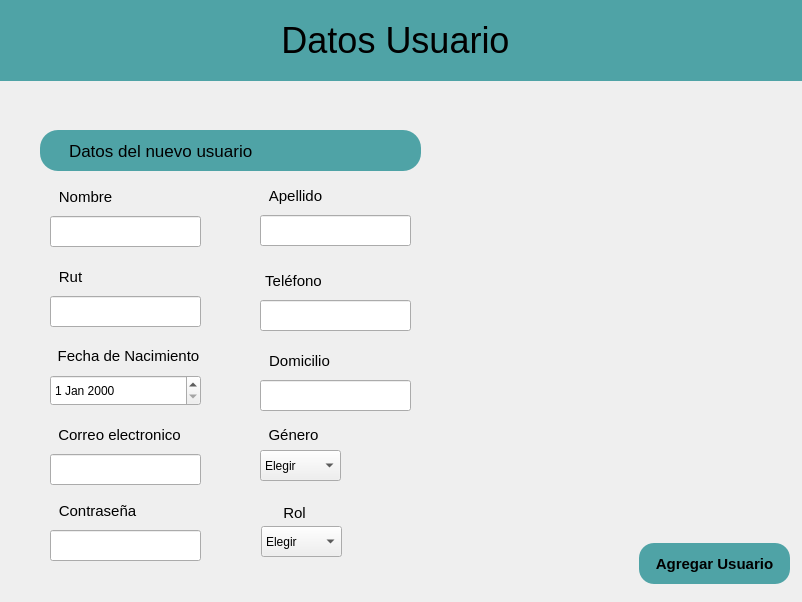
<?xml version="1.0" encoding="UTF-8"?>
<ui version="4.0">
 <class>UsuarioNuevo</class>
 <widget class="QMainWindow" name="UsuarioNuevo">
  <property name="geometry">
   <rect>
    <x>0</x>
    <y>0</y>
    <width>802</width>
    <height>602</height>
   </rect>
  </property>
  <property name="windowTitle">
   <string>Hotel</string>
  </property>
  <property name="windowIcon">
   <iconset>
    <normaloff>../Recursos/HotelMascota.png</normaloff>../Recursos/HotelMascota.png</iconset>
  </property>
  <widget class="QWidget" name="centralwidget">
   <widget class="QLabel" name="labelTitulo">
    <property name="geometry">
     <rect>
      <x>-20</x>
      <y>0</y>
      <width>831</width>
      <height>81</height>
     </rect>
    </property>
    <property name="font">
     <font>
      <family>Arial</family>
      <pointsize>27</pointsize>
      <weight>50</weight>
      <bold>false</bold>
     </font>
    </property>
    <property name="styleSheet">
     <string notr="true">background-color: rgb(79, 163, 166);</string>
    </property>
    <property name="text">
     <string>Datos Usuario</string>
    </property>
    <property name="alignment">
     <set>Qt::AlignCenter</set>
    </property>
   </widget>
   <widget class="QPushButton" name="BtnAtras">
    <property name="geometry">
     <rect>
      <x>20</x>
      <y>15</y>
      <width>51</width>
      <height>51</height>
     </rect>
    </property>
    <property name="cursor">
     <cursorShape>PointingHandCursor</cursorShape>
    </property>
    <property name="styleSheet">
     <string notr="true">background-color: rgb(79, 163, 166);
border-radius: 10px;</string>
    </property>
    <property name="text">
     <string/>
    </property>
    <property name="icon">
     <iconset>
      <normaloff>../Recursos/FotoBtnAtras.png</normaloff>../Recursos/FotoBtnAtras.png</iconset>
    </property>
    <property name="iconSize">
     <size>
      <width>50</width>
      <height>50</height>
     </size>
    </property>
   </widget>
   <widget class="QLabel" name="labelDatosNuevoUsuario">
    <property name="geometry">
     <rect>
      <x>40</x>
      <y>130</y>
      <width>381</width>
      <height>41</height>
     </rect>
    </property>
    <property name="font">
     <font>
      <family>Arial</family>
      <pointsize>13</pointsize>
     </font>
    </property>
    <property name="styleSheet">
     <string notr="true">background-color: rgb(79, 163, 166);
border-radius: 18%;</string>
    </property>
    <property name="text">
     <string>Datos del nuevo usuario</string>
    </property>
    <property name="alignment">
     <set>Qt::AlignLeading|Qt::AlignLeft|Qt::AlignVCenter</set>
    </property>
    <property name="indent">
     <number>29</number>
    </property>
   </widget>
   <widget class="QLabel" name="labelIconFlechaAbajo">
    <property name="geometry">
     <rect>
      <x>359</x>
      <y>136</y>
      <width>31</width>
      <height>31</height>
     </rect>
    </property>
    <property name="text">
     <string/>
    </property>
    <property name="pixmap">
     <pixmap>../Recursos/IconFlechaAbajo.png</pixmap>
    </property>
    <property name="scaledContents">
     <bool>true</bool>
    </property>
   </widget>
   <widget class="QLabel" name="labelFotoPerrito">
    <property name="geometry">
     <rect>
      <x>507</x>
      <y>191</y>
      <width>281</width>
      <height>271</height>
     </rect>
    </property>
    <property name="text">
     <string/>
    </property>
    <property name="pixmap">
     <pixmap>../Recursos/FotoPerrito.png</pixmap>
    </property>
    <property name="scaledContents">
     <bool>true</bool>
    </property>
   </widget>
   <widget class="QLabel" name="labelNombre">
    <property name="geometry">
     <rect>
      <x>35</x>
      <y>176</y>
      <width>101</width>
      <height>41</height>
     </rect>
    </property>
    <property name="font">
     <font>
      <family>Arial</family>
      <pointsize>11</pointsize>
     </font>
    </property>
    <property name="text">
     <string>Nombre</string>
    </property>
    <property name="alignment">
     <set>Qt::AlignCenter</set>
    </property>
   </widget>
   <widget class="QLineEdit" name="inputNombre">
    <property name="geometry">
     <rect>
      <x>50</x>
      <y>216</y>
      <width>151</width>
      <height>31</height>
     </rect>
    </property>
    <property name="font">
     <font>
      <family>Arial</family>
      <pointsize>10</pointsize>
     </font>
    </property>
    <property name="text">
     <string/>
    </property>
   </widget>
   <widget class="QLabel" name="labelApellido">
    <property name="geometry">
     <rect>
      <x>245</x>
      <y>175</y>
      <width>101</width>
      <height>41</height>
     </rect>
    </property>
    <property name="font">
     <font>
      <family>Arial</family>
      <pointsize>11</pointsize>
     </font>
    </property>
    <property name="text">
     <string>Apellido</string>
    </property>
    <property name="alignment">
     <set>Qt::AlignCenter</set>
    </property>
   </widget>
   <widget class="QLineEdit" name="inputApellido">
    <property name="geometry">
     <rect>
      <x>260</x>
      <y>215</y>
      <width>151</width>
      <height>31</height>
     </rect>
    </property>
    <property name="font">
     <font>
      <family>Arial</family>
      <pointsize>10</pointsize>
     </font>
    </property>
    <property name="text">
     <string/>
    </property>
   </widget>
   <widget class="QLineEdit" name="inputRut">
    <property name="geometry">
     <rect>
      <x>50</x>
      <y>296</y>
      <width>151</width>
      <height>31</height>
     </rect>
    </property>
    <property name="font">
     <font>
      <family>Arial</family>
      <pointsize>10</pointsize>
     </font>
    </property>
    <property name="text">
     <string/>
    </property>
    <property name="echoMode">
     <enum>QLineEdit::Normal</enum>
    </property>
   </widget>
   <widget class="QLabel" name="labelRut">
    <property name="geometry">
     <rect>
      <x>20</x>
      <y>256</y>
      <width>101</width>
      <height>41</height>
     </rect>
    </property>
    <property name="font">
     <font>
      <family>Arial</family>
      <pointsize>11</pointsize>
     </font>
    </property>
    <property name="text">
     <string>Rut</string>
    </property>
    <property name="alignment">
     <set>Qt::AlignCenter</set>
    </property>
   </widget>
   <widget class="QLabel" name="labelFechaNacimiento">
    <property name="geometry">
     <rect>
      <x>53</x>
      <y>335</y>
      <width>151</width>
      <height>41</height>
     </rect>
    </property>
    <property name="font">
     <font>
      <family>Arial</family>
      <pointsize>11</pointsize>
     </font>
    </property>
    <property name="text">
     <string>Fecha de Nacimiento</string>
    </property>
    <property name="alignment">
     <set>Qt::AlignCenter</set>
    </property>
   </widget>
   <widget class="QDateEdit" name="dateEditFechaNacimiento">
    <property name="geometry">
     <rect>
      <x>50</x>
      <y>375</y>
      <width>151</width>
      <height>31</height>
     </rect>
    </property>
   </widget>
   <widget class="QLineEdit" name="inputCorreoElectronico">
    <property name="geometry">
     <rect>
      <x>50</x>
      <y>454</y>
      <width>151</width>
      <height>31</height>
     </rect>
    </property>
    <property name="font">
     <font>
      <family>Arial</family>
      <pointsize>10</pointsize>
     </font>
    </property>
    <property name="text">
     <string/>
    </property>
   </widget>
   <widget class="QLabel" name="labelCorreoElectronico">
    <property name="geometry">
     <rect>
      <x>54</x>
      <y>414</y>
      <width>131</width>
      <height>41</height>
     </rect>
    </property>
    <property name="font">
     <font>
      <family>Arial</family>
      <pointsize>11</pointsize>
     </font>
    </property>
    <property name="text">
     <string>Correo electronico</string>
    </property>
    <property name="alignment">
     <set>Qt::AlignCenter</set>
    </property>
   </widget>
   <widget class="QLabel" name="labelDomicilio">
    <property name="geometry">
     <rect>
      <x>234</x>
      <y>340</y>
      <width>131</width>
      <height>41</height>
     </rect>
    </property>
    <property name="font">
     <font>
      <family>Arial</family>
      <pointsize>11</pointsize>
     </font>
    </property>
    <property name="text">
     <string>Domicilio</string>
    </property>
    <property name="alignment">
     <set>Qt::AlignCenter</set>
    </property>
   </widget>
   <widget class="QLineEdit" name="inputDomicilio">
    <property name="geometry">
     <rect>
      <x>260</x>
      <y>380</y>
      <width>151</width>
      <height>31</height>
     </rect>
    </property>
    <property name="font">
     <font>
      <family>Arial</family>
      <pointsize>10</pointsize>
     </font>
    </property>
    <property name="text">
     <string/>
    </property>
   </widget>
   <widget class="QLabel" name="labelTelefono">
    <property name="geometry">
     <rect>
      <x>258</x>
      <y>260</y>
      <width>71</width>
      <height>41</height>
     </rect>
    </property>
    <property name="font">
     <font>
      <family>Arial</family>
      <pointsize>11</pointsize>
     </font>
    </property>
    <property name="text">
     <string>Teléfono</string>
    </property>
    <property name="alignment">
     <set>Qt::AlignCenter</set>
    </property>
   </widget>
   <widget class="QLineEdit" name="inputTelefono">
    <property name="geometry">
     <rect>
      <x>260</x>
      <y>300</y>
      <width>151</width>
      <height>31</height>
     </rect>
    </property>
    <property name="font">
     <font>
      <family>Arial</family>
      <pointsize>10</pointsize>
     </font>
    </property>
    <property name="text">
     <string/>
    </property>
   </widget>
   <widget class="QLabel" name="labelGenero">
    <property name="geometry">
     <rect>
      <x>258</x>
      <y>414</y>
      <width>71</width>
      <height>41</height>
     </rect>
    </property>
    <property name="font">
     <font>
      <family>Arial</family>
      <pointsize>11</pointsize>
     </font>
    </property>
    <property name="text">
     <string>Género</string>
    </property>
    <property name="alignment">
     <set>Qt::AlignCenter</set>
    </property>
   </widget>
   <widget class="QComboBox" name="comboBoxGenero">
    <property name="geometry">
     <rect>
      <x>260</x>
      <y>450</y>
      <width>81</width>
      <height>31</height>
     </rect>
    </property>
    <item>
     <property name="text">
      <string>Elegir</string>
     </property>
    </item>
    <item>
     <property name="text">
      <string>Femenino</string>
     </property>
    </item>
    <item>
     <property name="text">
      <string>Masculino</string>
     </property>
    </item>
   </widget>
   <widget class="QPushButton" name="BtnAgregarUsuario">
    <property name="geometry">
     <rect>
      <x>639</x>
      <y>543</y>
      <width>151</width>
      <height>41</height>
     </rect>
    </property>
    <property name="font">
     <font>
      <family>Arial</family>
      <pointsize>11</pointsize>
      <weight>75</weight>
      <bold>true</bold>
     </font>
    </property>
    <property name="cursor">
     <cursorShape>PointingHandCursor</cursorShape>
    </property>
    <property name="styleSheet">
     <string notr="true">background-color: rgb(79, 163, 166);
border-radius:15px;</string>
    </property>
    <property name="text">
     <string>Agregar Usuario</string>
    </property>
   </widget>
   <widget class="QLabel" name="labelPassword">
    <property name="geometry">
     <rect>
      <x>52</x>
      <y>490</y>
      <width>91</width>
      <height>41</height>
     </rect>
    </property>
    <property name="font">
     <font>
      <family>Arial</family>
      <pointsize>11</pointsize>
     </font>
    </property>
    <property name="text">
     <string>Contraseña</string>
    </property>
    <property name="alignment">
     <set>Qt::AlignCenter</set>
    </property>
   </widget>
   <widget class="QLineEdit" name="inputNewPassword">
    <property name="geometry">
     <rect>
      <x>50</x>
      <y>530</y>
      <width>151</width>
      <height>31</height>
     </rect>
    </property>
    <property name="sizePolicy">
     <sizepolicy hsizetype="Expanding" vsizetype="Fixed">
      <horstretch>0</horstretch>
      <verstretch>0</verstretch>
     </sizepolicy>
    </property>
    <property name="font">
     <font>
      <family>Arial</family>
      <pointsize>10</pointsize>
     </font>
    </property>
    <property name="text">
     <string/>
    </property>
    <property name="echoMode">
     <enum>QLineEdit::Normal</enum>
    </property>
   </widget>
   <widget class="QComboBox" name="comboBoxRol">
    <property name="geometry">
     <rect>
      <x>261</x>
      <y>526</y>
      <width>81</width>
      <height>31</height>
     </rect>
    </property>
    <item>
     <property name="text">
      <string>Elegir</string>
     </property>
    </item>
    <item>
     <property name="text">
      <string>Administrador</string>
     </property>
    </item>
    <item>
     <property name="text">
      <string>Recepcionista</string>
     </property>
    </item>
   </widget>
   <widget class="QLabel" name="labelRol">
    <property name="geometry">
     <rect>
      <x>259</x>
      <y>492</y>
      <width>71</width>
      <height>41</height>
     </rect>
    </property>
    <property name="font">
     <font>
      <family>Arial</family>
      <pointsize>11</pointsize>
     </font>
    </property>
    <property name="text">
     <string>Rol</string>
    </property>
    <property name="alignment">
     <set>Qt::AlignCenter</set>
    </property>
   </widget>
  </widget>
 </widget>
 <resources/>
 <connections/>
</ui>
